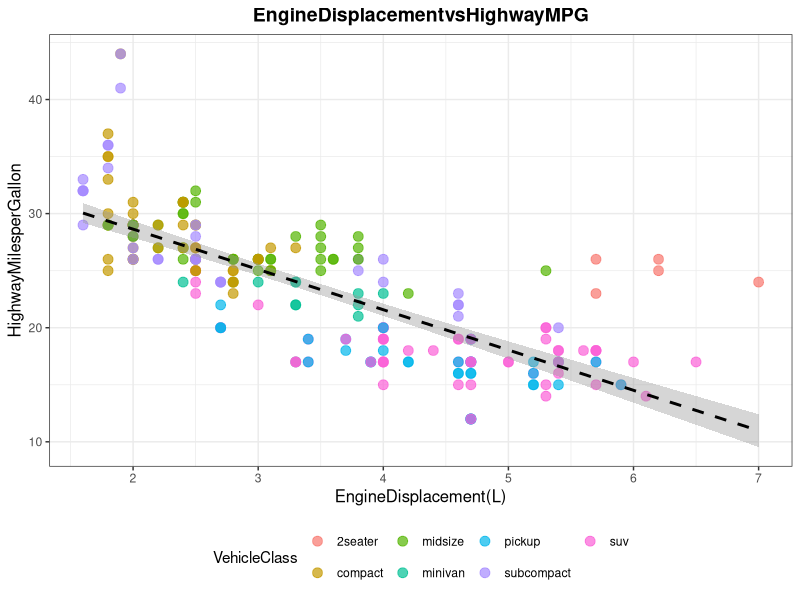
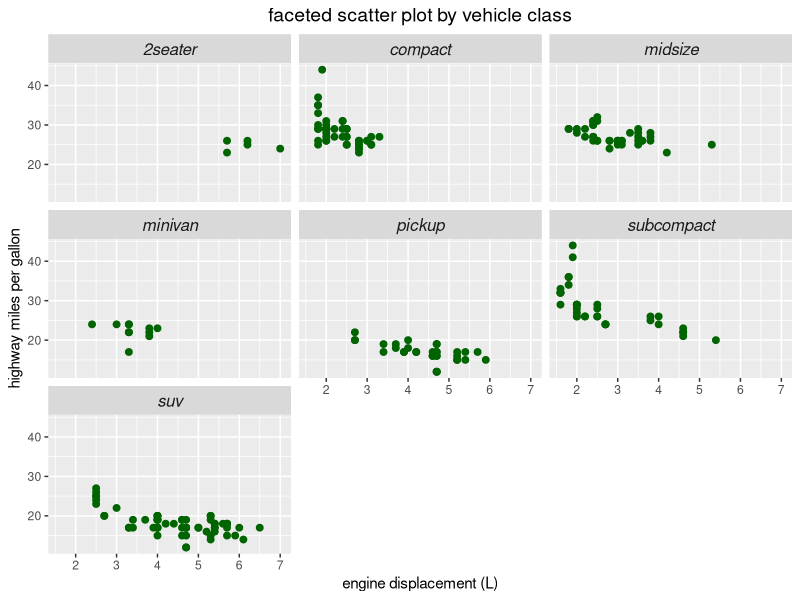
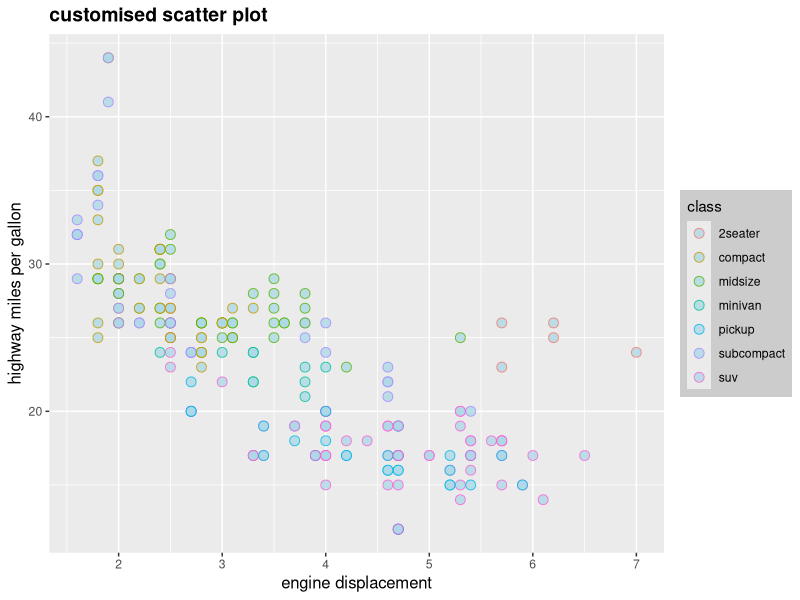
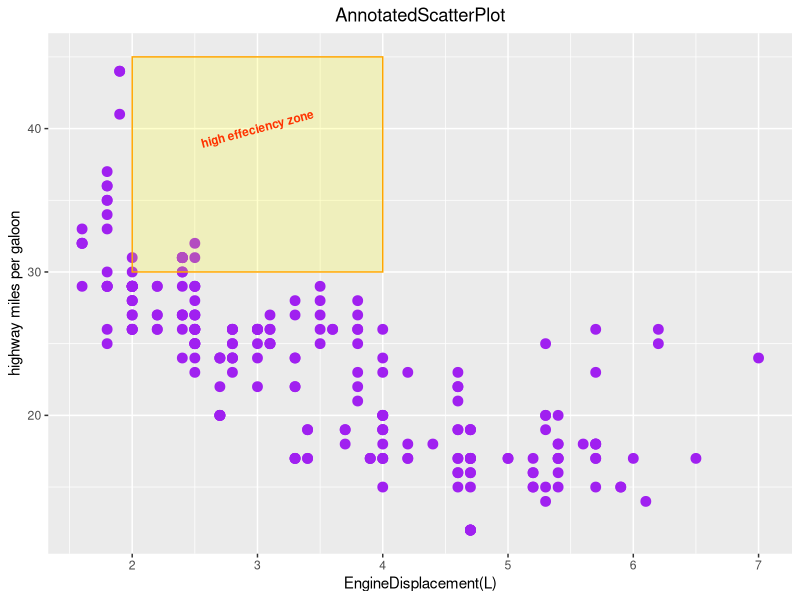
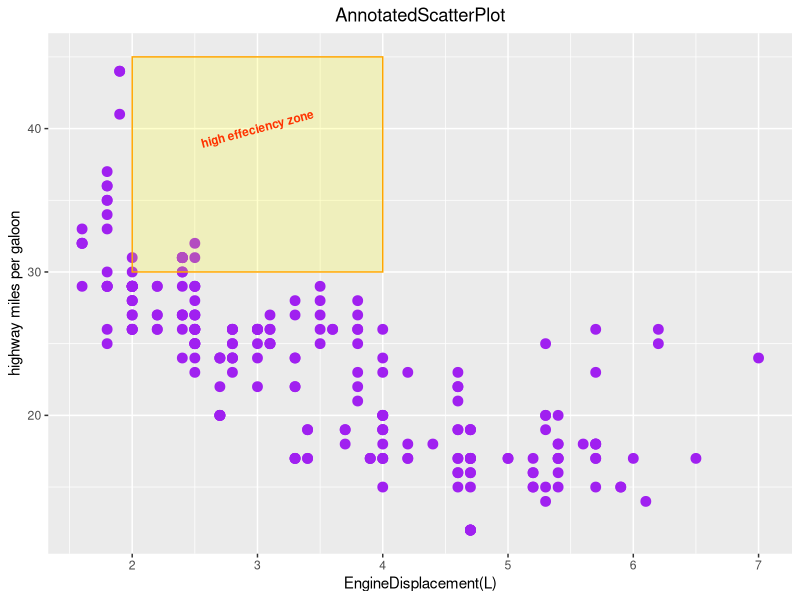

These figures' R source, in order:
library(ggplot2)
library(reshape2)
library(dplyr)

data("mpg")

ggplot(mpg,aes(x=displ,y=hwy,color=class))+
  geom_point(size=3,alpha=0.7)+
  geom_smooth(method="lm",se=TRUE,
              linetype="dashed",color="black",linewidth=1)+
  labs(
    title="EngineDisplacementvsHighwayMPG",
    x="EngineDisplacement(L)",
    y="HighwayMilesperGallon",
    color="VehicleClass"
  )+
  theme_bw()+
  theme(
    plot.title=element_text(hjust= 0.5,size=14,
                            face="bold"),
    axis.title=element_text(size=12),
    legend.position="bottom"
  )

ggplot(mpg,aes(x=displ,y=hwy)) +
  geom_point(color="darkgreen",size=2) + 
  facet_wrap(~class, ncol=3) + 
  labs(
    title = "faceted scatter plot by vehicle class",
    x="engine displacement (L)",
    y="highway miles per gallon"
  ) + 
  theme(
    strip.text = element_text(size=12,face="italic"),
    plot.title = element_text(hjust=0.5,size=14)
  )

ggplot(mpg,aes(x=displ,y=hwy, color=class)) + 
  geom_point(size = 3, shape = 21, fill = "lightblue",alpha=0.8) + 
  labs(
    title="customised scatter plot",
    x="engine displacement",
    y="highway miles per gallon",
    color="class"
  ) + 
  theme(
    plot.title = element_text(face="bold", size=14),
    axis.title.x=element_text(size=12),
    axis.title.y = element_text(size=12),
    legend.background = element_rect(fill="gray80")
  )

annotated_plot <- ggplot(mpg, aes(x=displ, y=hwy)) + 
  geom_point(color="purple", size=3) + 
  annotate(
    "text", x=3, y=40,
    label="high effeciency zone",
    color="red",size=3,fontface="bold",angle=15
  ) + 
  annotate(
    "rect", xmin=2, xmax=4, ymin=30, ymax=45,
    alpha=0.2, fill="yellow",color="orange"
  ) + 
  labs(
    title="AnnotatedScatterPlot",
    x="EngineDisplacement(L)",
    y="highway miles per galoon",
  ) + 
  theme(
    plot.title = element_text(hjust=0.5)
  )
annotated_plot

ggsave(
  "annotated_scatter_plot.png", annotated_plot,
  width = 10, height = 8, dpi = 300
)